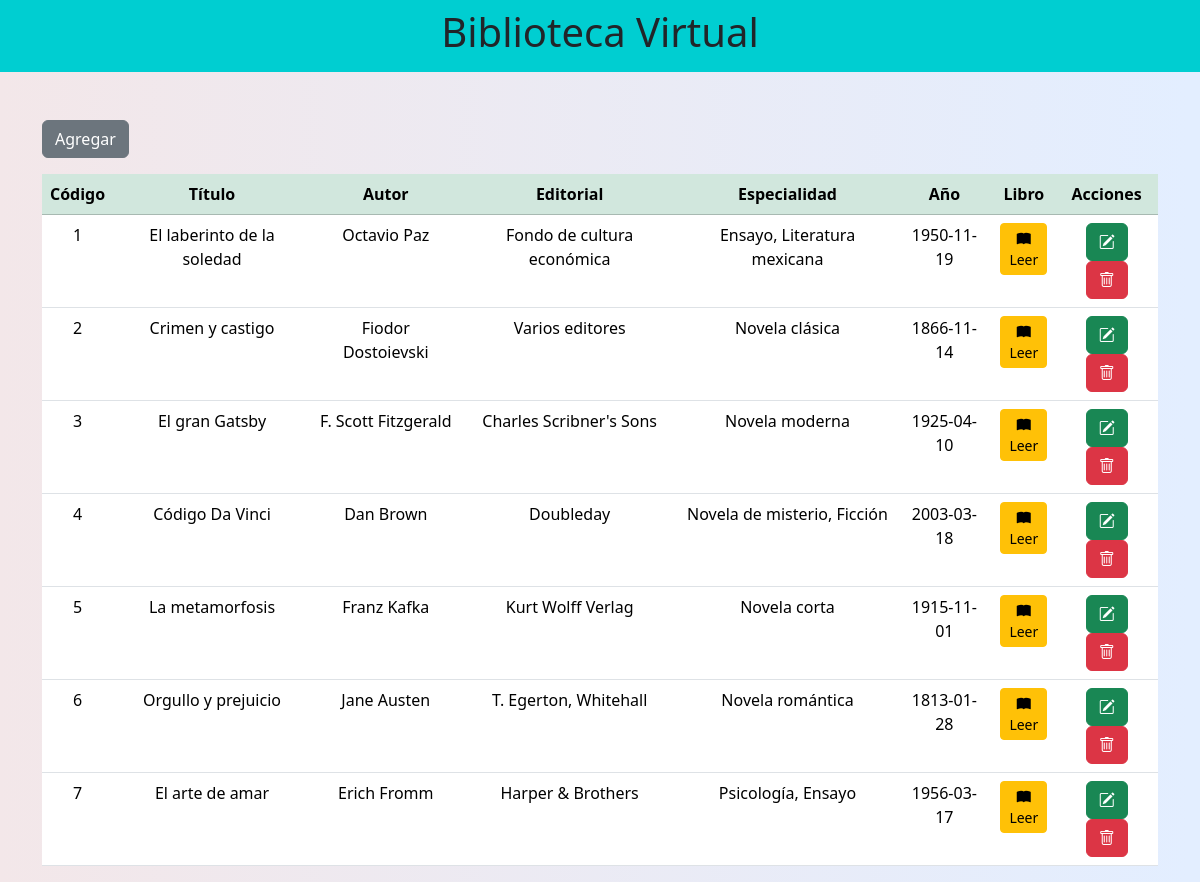
The page / on the database its author committed.
### tables this page shows
CREATE TABLE `libros` (
  `id` int(11) NOT NULL,
  `titulo` varchar(50) NOT NULL,
  `autor` varchar(50) NOT NULL,
  `editorial` varchar(50) NOT NULL,
  `especialidad` varchar(50) NOT NULL,
  `año` date NOT NULL,
  `url` text NOT NULL
);

### index.php (the view, shortened to what this page needs)
<?php
include "conexion.php";
$sql = "SELECT * FROM libros";
$resultado = mysqli_query($conn, $sql);
?>
<!doctype html>
<html lang="en">
<head>
<link href="https://cdn.jsdelivr.net/npm/bootstrap@5.3.2/dist/css/bootstrap.min.css" rel="stylesheet">
<link rel="stylesheet" href="https://cdn.jsdelivr.net/npm/bootstrap-icons@1.11.1/font/bootstrap-icons.css">
</head>
<body style="background: linear-gradient(to right,  #f3e7e9 0%, #e3eeff 99%, #e3eeff );">
<nav class="navbar navbar-light justify-content-center mb-5" style="background-color: #00CED1;">
    <h1>Biblioteca Virtual</h1>
</nav>
<div class="container">
    <a href="agregar.php" class="btn btn-secondary mb-3">Agregar</a>
<table id="table-id"  class="table table-hover text-center">
    <thead class= "table-success">
        <tr>
            <th>Código</th>
            <th>Título</th>
            <th>Autor</th>
            <th>Editorial</th>
            <th>Especialidad</th>
            <th>Año</th>
            <th>Libro</th>
            <th>Acciones</th>
        </tr>
    </thead>
    <tbody>
        <?php
       while($row = mysqli_fetch_assoc($resultado)){
        ?>
       <tr>
          <td><?php echo $row['id'] ?></td>
          <td><?php echo $row['titulo'] ?></td>
          <td><?php echo $row['autor'] ?></td>
          <td><?php echo $row['editorial'] ?></td>
          <td><?php echo $row['especialidad'] ?></td>
          <td><?php echo $row['año'] ?></td>
          <td><a href="<?php echo $row['url'] ?>" class="btn btn-warning btn-sm"><i class="bi bi-book-fill"></i><br>Leer</a></td>
          <td>
              <a href="editar.php?id=<?php echo $row['id'] ?>" class="btn btn-success"><i class="bi bi-pencil-square fs-6"></i></a>
              <a href="eliminar.php?id=<?php echo $row['id'] ?>" class="btn btn-danger"><i class="bi bi-trash fs-6"></i></a>
          </td>
        </tr>
        <?php
        }
      ?>
    </tbody>
    </table>
</div>
</body>
</html>

### rows shown on the page
libros: id "1", titulo "El laberinto de la soledad", autor "Octavio Paz", editorial "Fondo de cultura económica", especialidad "Ensayo, Literatura mexicana", año "1950-11-19"
libros: id "2", titulo "Crimen y castigo", autor "Fiodor Dostoievski", editorial "Varios editores", especialidad "Novela clásica", año "1866-11-14"
libros: id "3", titulo "El gran Gatsby", autor "F. Scott Fitzgerald", editorial "Charles Scribner's Sons", especialidad "Novela moderna", año "1925-04-10"
libros: id "4", titulo "Código Da Vinci", autor "Dan Brown", editorial "Doubleday", especialidad "Novela de misterio, Ficción", año "2003-03-18"
libros: id "5", titulo "La metamorfosis", autor "Franz Kafka", editorial "Kurt Wolff Verlag", especialidad "Novela corta", año "1915-11-01"
libros: id "6", titulo "Orgullo y prejuicio", autor "Jane Austen", editorial "T. Egerton, Whitehall", especialidad "Novela romántica", año "1813-01-28"
libros: id "7", titulo "El arte de amar", autor "Erich Fromm", editorial "Harper & Brothers", especialidad "Psicología, Ensayo", año "1956-03-17"
